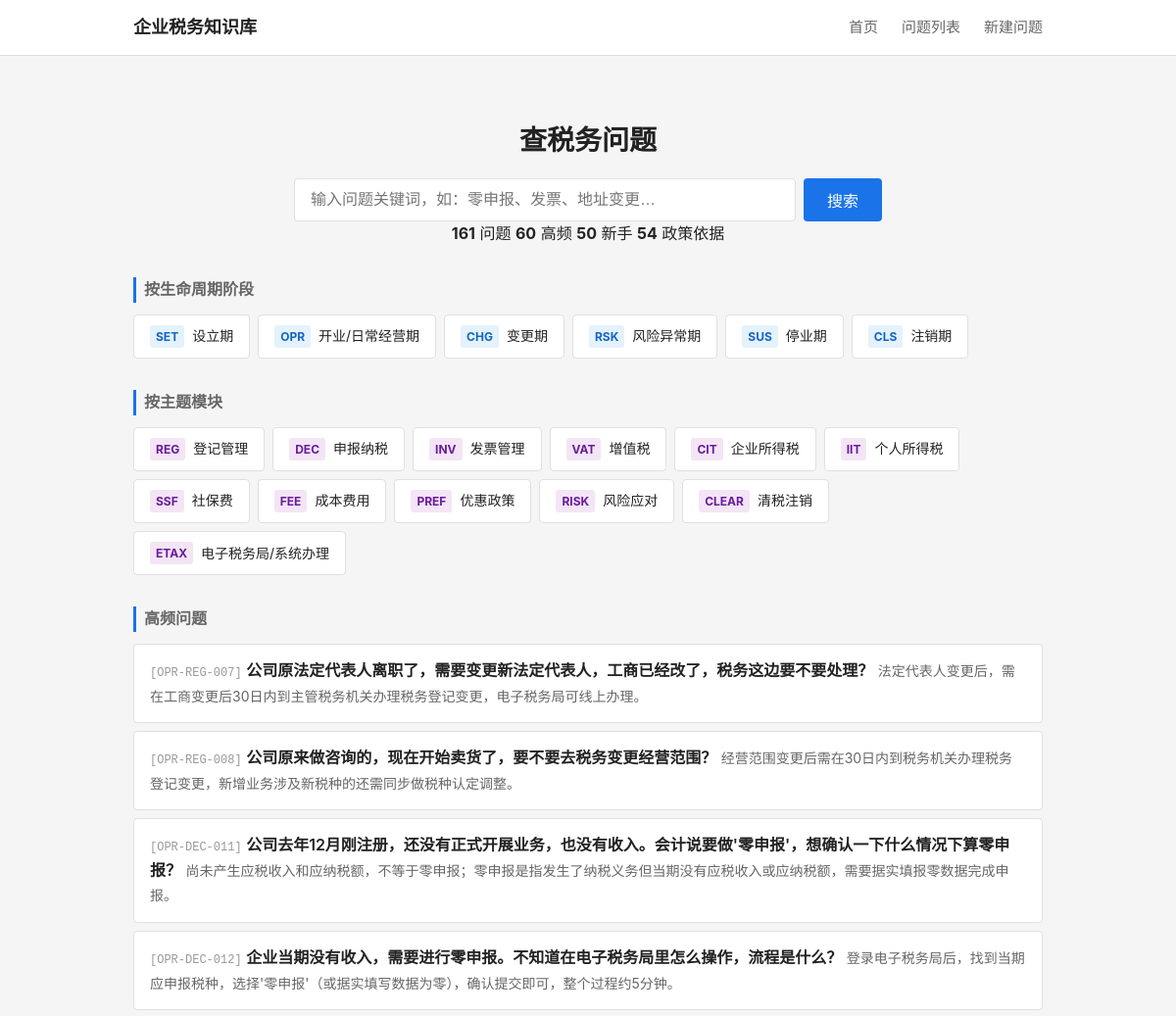
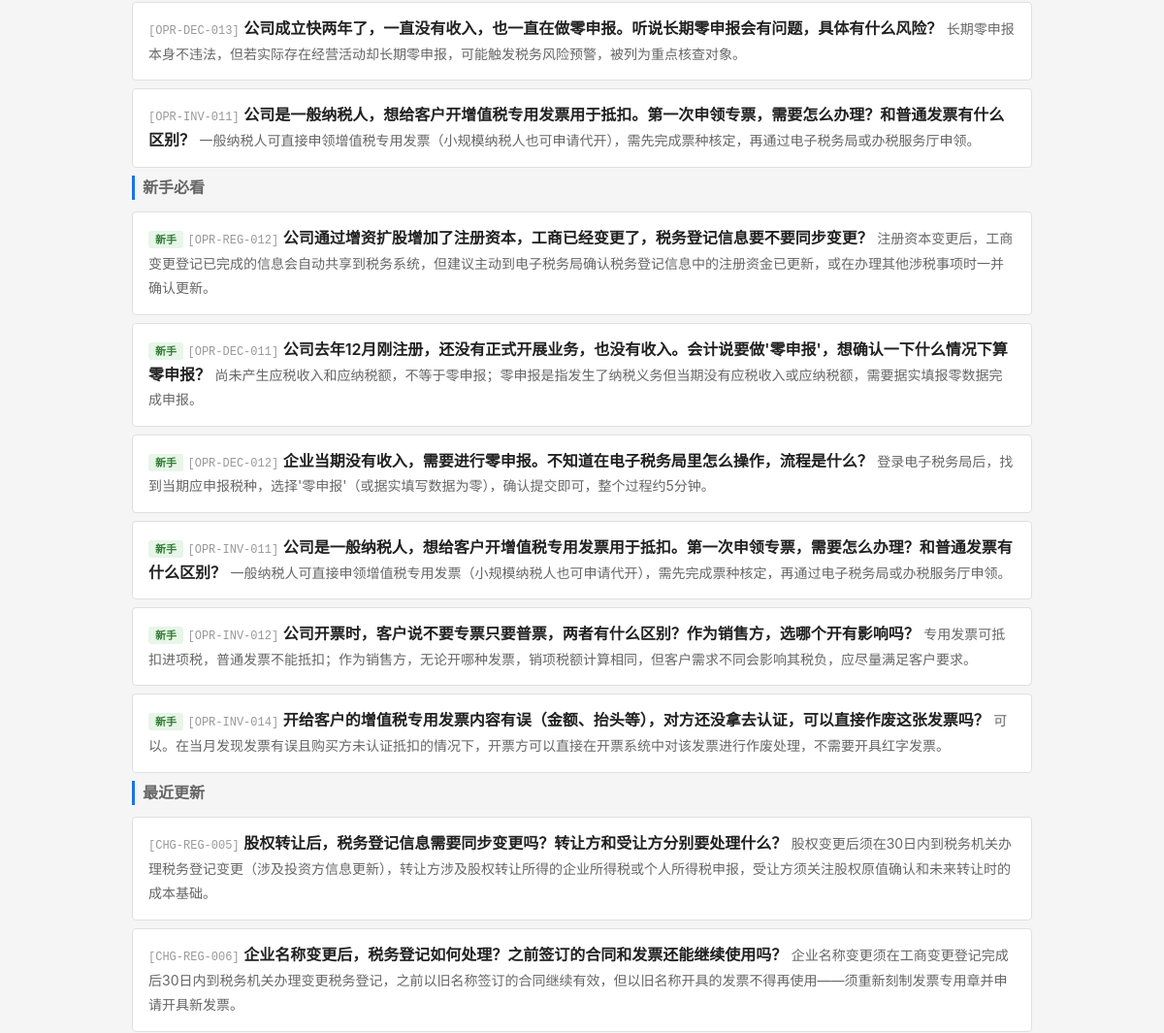
Before: / (upper part) with the older database file (2 pictures, top to bottom).
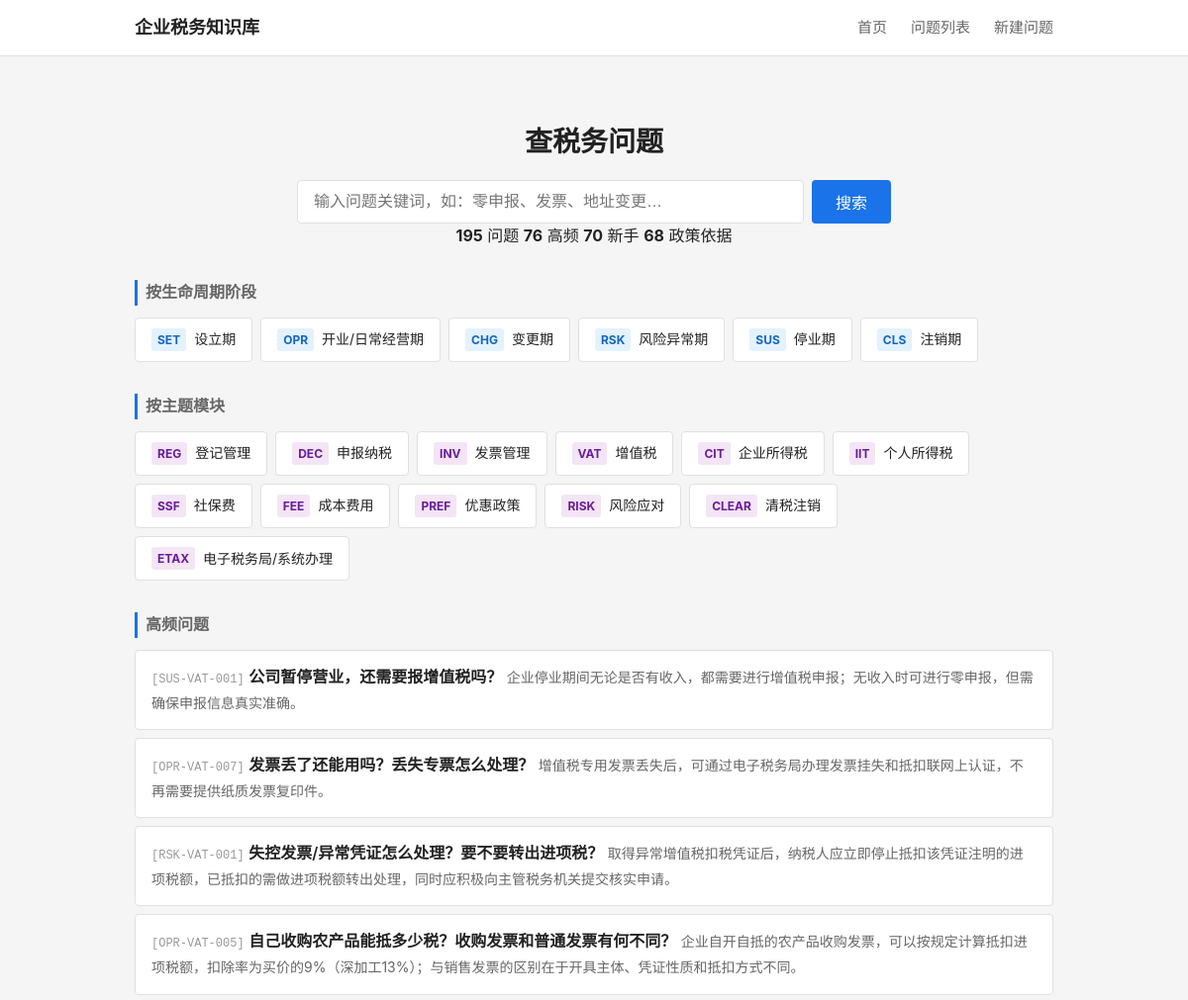
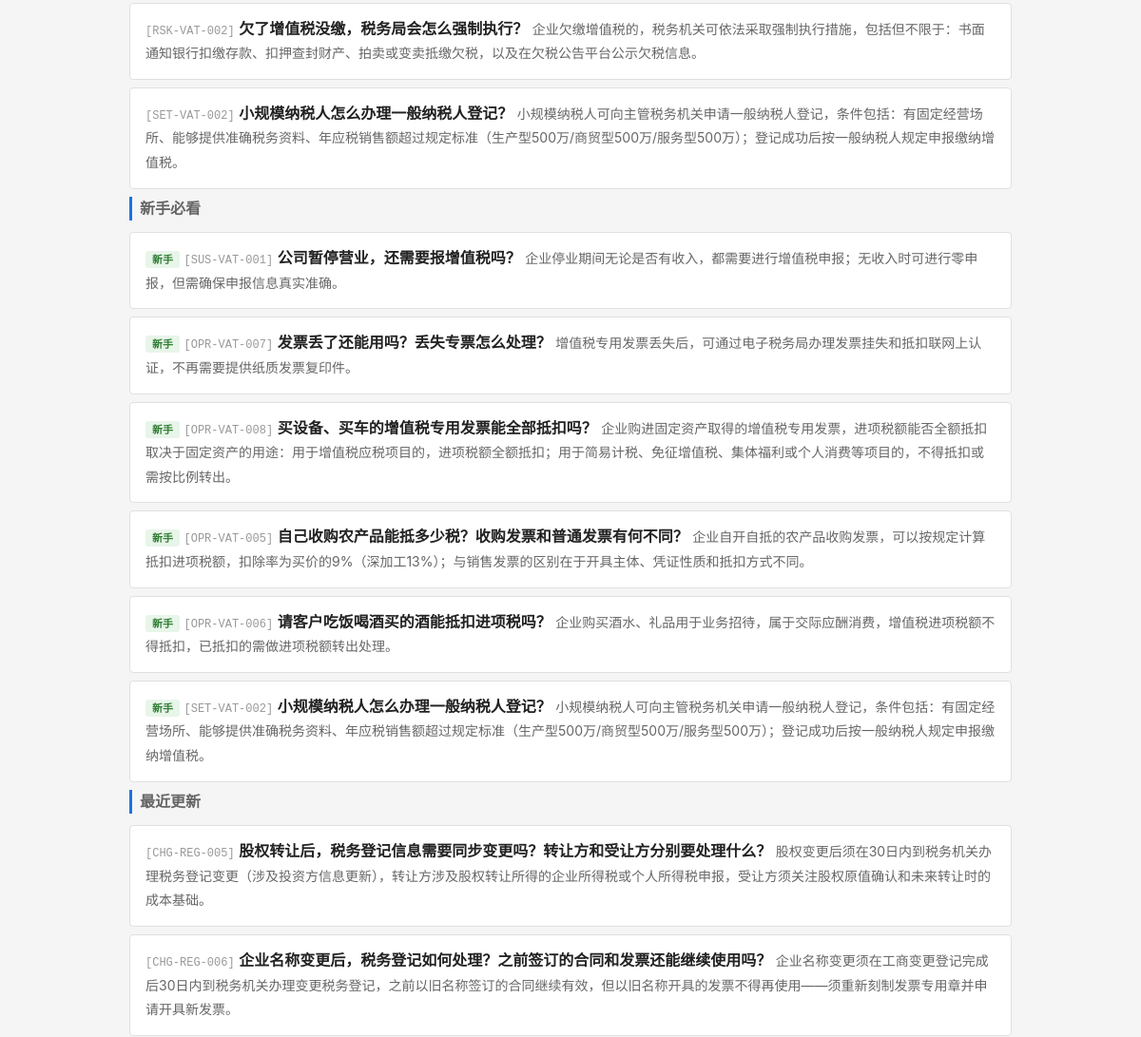
After: the same page with the newer database file (2 pictures, top to bottom).
### tables this page shows
CREATE TABLE tag_dict (
    id              INTEGER PRIMARY KEY AUTOINCREMENT,
    tag_code        TEXT NOT NULL UNIQUE,
    tag_name        TEXT NOT NULL,
    tag_category    TEXT,
    parent_id       INTEGER,
    display_order   INTEGER NOT NULL DEFAULT 1,
    status          TEXT NOT NULL DEFAULT 'active',

    FOREIGN KEY (parent_id) REFERENCES tag_dict(id) ON DELETE SET NULL
);

CREATE TABLE question_master (
    id              INTEGER PRIMARY KEY AUTOINCREMENT,
    question_code   TEXT NOT NULL UNIQUE,
    question_title  TEXT NOT NULL,
    question_plain  TEXT NOT NULL,

    -- 分类
    stage_code      TEXT NOT NULL,
    module_code     TEXT NOT NULL,
    question_type   TEXT NOT NULL,

    -- 答案
    one_line_answer TEXT NOT NULL,
    detailed_answer TEXT,
    core_definition TEXT,

    -- 条件与边界
    applicable_conditions TEXT,
    exceptions_boundary   TEXT,

    -- 实务
    practical_steps TEXT,
    risk_warning    TEXT,

    -- 适用范围
    scope_level     TEXT NOT NULL DEFAULT 'scope_national',
    local_region    TEXT,

    -- 确定性
    answer_certainty TEXT NOT NULL DEFAULT 'certain_clear',

    -- 元数据
    keywords        TEXT,
    high_frequency_flag INTEGER NOT NULL DEFAULT 0,
    newbie_flag     INTEGER NOT NULL DEFAULT 0,

    -- 版本管理
    status          TEXT NOT NULL DEFAULT 'draft',
    version_no      INTEGER NOT NULL DEFAULT 1,

    -- 审计字段
    created_at      TEXT NOT NULL DEFAULT (datetime('now')),
    updated_at      TEXT NOT NULL DEFAULT (datetime('now'))
);

### backend/app.py (the view)
    @app.route('/')
    def index():
        from services.question_service import QuestionService
        svc = QuestionService()
        stages = svc.get_stages()
        modules = svc.get_modules()
        high_freq = svc.get_high_frequency(limit=6)
        newbie = svc.get_newbie(limit=6)
        recent = svc.get_recent_updates(limit=6)
        stats = svc.get_stats()
        return render_template('index.html',
                               stages=stages, modules=modules,
                               high_freq=high_freq, newbie=newbie, recent=recent,
                               stats=stats)

### backend/services/question_service.py (called while the page is built)
    def _query(self, sql, params=None):
        conn = sqlite3.connect(self.db_path)
        conn.execute("PRAGMA foreign_keys = ON")
        conn.row_factory = sqlite3.Row
        cur = conn.cursor()
        if params:
            cur.execute(sql, params)
        else:
            cur.execute(sql)
        rows = cur.fetchall()
        conn.close()
        return [dict(r) for r in rows]

    def get_stages(self):
        return self._query("""
            SELECT tag_code, tag_name
            FROM tag_dict
            WHERE tag_category = 'stage'
            ORDER BY display_order
        """)

    def get_modules(self):
        return self._query("""
            SELECT tag_code, tag_name
            FROM tag_dict
            WHERE tag_category = 'module'
            ORDER BY display_order
        """)

    def get_high_frequency(self, limit=10):
        return self._query("""
            SELECT question_code, question_plain, question_title, one_line_answer, stage_code
            FROM question_master
            WHERE status = 'active' AND high_frequency_flag = 1
            ORDER BY updated_at DESC
            LIMIT ?
        """, (limit,))

### frontend/templates/index.html (shortened to what this page needs)
{% extends "base.html" %}
{% block main %}
<section class="search-section">
    <h1>查税务问题</h1>
    <form action="/questions" method="get" class="search-form">
        <input type="text" name="keyword" placeholder="输入问题关键词，如：零申报、发票、地址变更…" class="search-input">
        <button type="submit" class="search-btn">搜索</button>
    </form>
    {% if stats %}
    <div class="stats-bar">
        <span><strong>{{ stats.total_questions }}</strong> 问题</span>
        <span><strong>{{ stats.total_hf }}</strong> 高频</span>
        <span><strong>{{ stats.total_newbie }}</strong> 新手</span>
        <span><strong>{{ stats.total_policies }}</strong> 政策依据</span>
    </div>
    {% endif %}
</section>
<section class="nav-section">
    <h2 class="section-title">按生命周期阶段</h2>
    <div class="card-grid stage-grid">
        {% for s in stages %}
        <a href="/questions?stage={{ s.tag_code }}" class="card card-stage">
            <span class="card-code">{{ s.tag_code }}</span>
            <span class="card-name">{{ s.tag_name }}</span>
        </a>
        {% endfor %}
    </div>
</section>
<section class="nav-section">
    <h2 class="section-title">按主题模块</h2>
    <div class="card-grid module-grid">
        {% for m in modules %}
        <a href="/questions?module={{ m.tag_code }}" class="card card-module">
            <span class="card-code">{{ m.tag_code }}</span>
            <span class="card-name">{{ m.tag_name }}</span>
        </a>
        {% endfor %}
    </div>
</section>
{% if high_freq %}
<section class="list-section">
    <h2 class="section-title">高频问题</h2>
    <ul class="question-list">
        {% for q in high_freq %}
        <li class="question-item">
            <a href="/question/{{ q.question_code }}" class="question-link">
                <span class="q-code">[{{ q.question_code }}]</span>
                <span class="q-title">{{ q.question_plain }}</span>
                <span class="q-answer">{{ q.one_line_answer }}</span>
            </a>
        </li>
        {% endfor %}
    </ul>
</section>
{% endif %}
{% if newbie %}
<section class="list-section">
    <h2 class="section-title">新手必看</h2>
    <ul class="question-list">
        {% for q in newbie %}
        <li class="question-item">
            <a href="/question/{{ q.question_code }}" class="question-link">
                <span class="q-badge newbie">新手</span>
                <span class="q-code">[{{ q.question_code }}]</span>
                <span class="q-title">{{ q.question_plain }}</span>
                <span class="q-answer">{{ q.one_line_answer }}</span>
            </a>
        </li>
        {% endfor %}
    </ul>
</section>
{% endif %}
{% if recent %}
<section class="list-section">
    <h2 class="section-title">最近更新</h2>
    <ul class="question-list">
        {% for q in recent %}
        <li class="question-item">
            <a href="/question/{{ q.question_code }}" class="question-link">
                <span class="q-code">[{{ q.question_code }}]</span>
                <span class="q-title">{{ q.question_plain }}</span>
                <span class="q-answer">{{ q.one_line_answer }}</span>
            </a>
        </li>
        {% endfor %}
    </ul>
</section>
{% endif %}
{% endblock %}

Changed rows visible on the page:
no longer on this page (row unchanged): question_master: question_code "OPR-REG-007", question_plain "公司原法定代表人离职了，需要变更新法定代表人，工商已经改了，税务这边要不要处理？", one_line_answer "法定代表人变更后，需在工商变更后30日内到主管税务机关办理税务登记变更，电子税务局可线上办理。", shown under "高频问题"
no longer on this page (row unchanged): question_master: question_code "OPR-REG-008", question_plain "公司原来做咨询的，现在开始卖货了，要不要去税务变更经营范围？", one_line_answer "经营范围变更后需在30日内到税务机关办理税务登记变更，新增业务涉及新税种的还需同步做税种认定调整。", shown under "高频问题"
no longer on this page (row unchanged): question_master: question_code "OPR-DEC-011", question_plain "公司去年12月刚注册，还没有正式开展业务，也没有收入。会计说要做'零申报'，想确认一下什么情况下算零申报？", one_line_answer "尚未产生应税收入和应纳税额，不等于零申报；零申报是指发生了纳税义务但当期没有应税收入或应纳税额，需要据实填报零数据完成申报。"
no longer on this page (row unchanged): question_master: question_code "OPR-DEC-012", question_plain "企业当期没有收入，需要进行零申报。不知道在电子税务局里怎么操作，流程是什么？", one_line_answer "登录电子税务局后，找到当期应申报税种，选择'零申报'（或据实填写数据为零），确认提交即可，整个过程约5分钟。"
no longer on this page (row unchanged): question_master: question_code "OPR-DEC-013", question_plain "公司成立快两年了，一直没有收入，也一直在做零申报。听说长期零申报会有问题，具体有什么风险？", one_line_answer "长期零申报本身不违法，但若实际存在经营活动却长期零申报，可能触发税务风险预警，被列为重点核查对象。", shown under "高频问题"
no longer on this page (row unchanged): question_master: question_code "OPR-INV-011", question_plain "公司是一般纳税人，想给客户开增值税专用发票用于抵扣。第一次申领专票，需要怎么办理？和普通发票有什么区别？", one_line_answer "一般纳税人可直接申领增值税专用发票（小规模纳税人也可申请代开），需先完成票种核定，再通过电子税务局或办税服务厅申领。"
no longer on this page (row unchanged): question_master: question_code "OPR-REG-012", question_plain "公司通过增资扩股增加了注册资本，工商已经变更了，税务登记信息要不要同步变更？", one_line_answer "注册资本变更后，工商变更登记已完成的信息会自动共享到税务系统，但建议主动到电子税务局确认税务登记信息中的注册资金已更新，或在办理其他涉税事项时一并确认更新。", shown under "新手必看"
no longer on this page (row unchanged): question_master: question_code "OPR-INV-012", question_plain "公司开票时，客户说不要专票只要普票，两者有什么区别？作为销售方，选哪个开有影响吗？", one_line_answer "专用发票可抵扣进项税，普通发票不能抵扣；作为销售方，无论开哪种发票，销项税额计算相同，但客户需求不同会影响其税负，应尽量满足客户要求。", shown under "新手必看"
no longer on this page (row unchanged): question_master: question_code "OPR-INV-014", question_plain "开给客户的增值税专用发票内容有误（金额、抬头等），对方还没拿去认证，可以直接作废这张发票吗？", one_line_answer "可以。在当月发现发票有误且购买方未认证抵扣的情况下，开票方可以直接在开票系统中对该发票进行作废处理，不需要开具红字发票。", shown under "新手必看"
added question_master: question_code "SUS-VAT-001", question_plain "公司暂停营业，还需要报增值税吗？", one_line_answer "企业停业期间无论是否有收入，都需要进行增值税申报；无收入时可进行零申报，但需确保申报信息真实准确。"
added question_master: question_code "OPR-VAT-007", question_plain "发票丢了还能用吗？丢失专票怎么处理？", one_line_answer "增值税专用发票丢失后，可通过电子税务局办理发票挂失和抵扣联网上认证，不再需要提供纸质发票复印件。"
added question_master: question_code "RSK-VAT-001", question_plain "失控发票/异常凭证怎么处理？要不要转出进项税？", one_line_answer "取得异常增值税扣税凭证后，纳税人应立即停止抵扣该凭证注明的进项税额，已抵扣的需做进项税额转出处理，同时应积极向主管税务机关提交核实申请。", shown under "高频问题"
added question_master: question_code "OPR-VAT-005", question_plain "自己收购农产品能抵多少税？收购发票和普通发票有何不同？", one_line_answer "企业自开自抵的农产品收购发票，可以按规定计算抵扣进项税额，扣除率为买价的9%（深加工13%）；与销售发票的区别在于开具主体、凭证性质和抵扣方式不同。"
added question_master: question_code "RSK-VAT-002", question_plain "欠了增值税没缴，税务局会怎么强制执行？", one_line_answer "企业欠缴增值税的，税务机关可依法采取强制执行措施，包括但不限于：书面通知银行扣缴存款、扣押查封财产、拍卖或变卖抵缴欠税，以及在欠税公告平台公示欠税信息。", shown under "高频问题"
added question_master: question_code "SET-VAT-002", question_plain "小规模纳税人怎么办理一般纳税人登记？", one_line_answer "小规模纳税人可向主管税务机关申请一般纳税人登记，条件包括：有固定经营场所、能够提供准确税务资料、年应税销售额超过规定标准（生产型500万/商贸型500万/服务型500万）；登记成功后按一般纳税人规定申报缴纳增值税。"
added question_master: question_code "OPR-VAT-008", question_plain "买设备、买车的增值税专用发票能全部抵扣吗？", one_line_answer "企业购进固定资产取得的增值税专用发票，进项税额能否全额抵扣取决于固定资产的用途：用于增值税应税项目的，进项税额全额抵扣；用于简易计税、免征增值税、集体福利或个人消费等项目的，不得抵扣或需按比例转出。", shown under "新手必看"
added question_master: question_code "OPR-VAT-006", question_plain "请客户吃饭喝酒买的酒能抵扣进项税吗？", one_line_answer "企业购买酒水、礼品用于业务招待，属于交际应酬消费，增值税进项税额不得抵扣，已抵扣的需做进项税额转出处理。", shown under "新手必看"
Other visible differences:
{{ stats.total_questions }}: "161" → "195"
{{ stats.total_hf }}: "60" → "76"
{{ stats.total_newbie }}: "50" → "70"
{{ stats.total_policies }}: "54" → "68"
